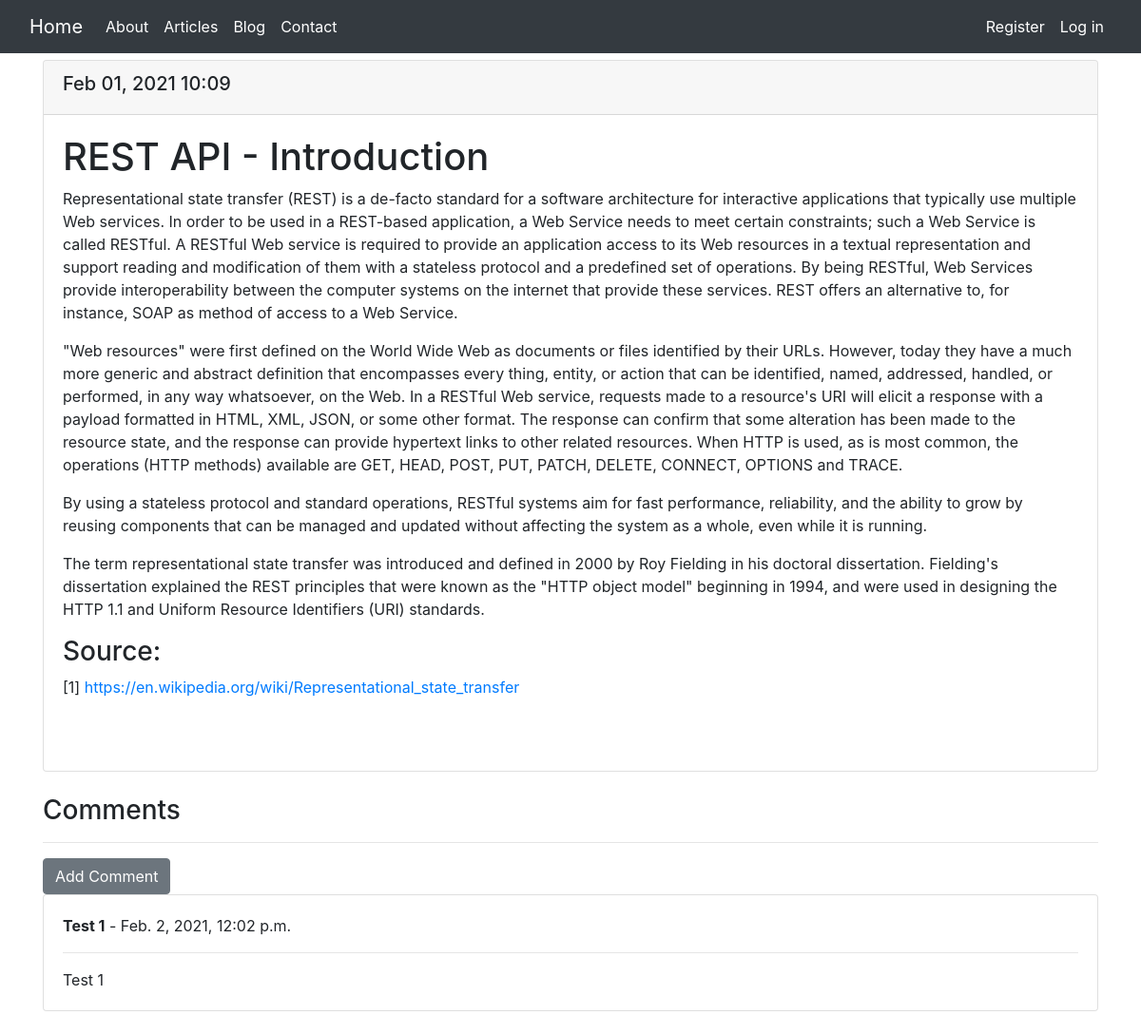
/articles/1/, run on the app's committed database.
### new_sites/models.py (models this page shows, shortened)
class ArticleEntry(models.Model):
    article = models.ForeignKey(Article, on_delete=models.CASCADE)
    text = RichTextField(blank=True, null=True)
    date_added = models.DateTimeField(auto_now_add=True)
    class Meta:
        verbose_name_plural = 'articlesentries'

class Comment(models.Model):
    article = models.ForeignKey(Article, related_name="comments", on_delete=models.CASCADE)
    user = models.CharField(max_length=255)
    comment_text = models.TextField()
    date_added = models.DateTimeField(auto_now_add=True)

### new_sites/views.py (the view)
# urls.py: path('articles/<int:article_id>/', views.article, name='article'),
def article(request, article_id):
    article = Article.objects.get(id=article_id)
    articlesentries = article.articleentry_set.order_by('-date_added')
    context = {'article': article, 'articlesentries': articlesentries}
    return render(request, 'new_sites/article.html', context)

### new_sites/models.py (called while the page is built)
    def __str__(self):
        return self.text

### new_sites/templates/new_sites/article.html
{% extends 'new_sites/base.html' %}
{% load bootstrap4 %}
{% block page_header %}
  <h2>{{ article }}</h2>
{% endblock page_header %}
{% block content %}
  {% for articlesentry in articlesentries %}
    <div class="card">
      <div class="card-header">
        <h5>
          {{ articlesentry.date_added|date:'M d, Y H:i' }}
        </h5>
      </div>
    <div class="card-body">
      {{ articlesentry.text|safe}}
    </div>
  </div>
<br>
<h3>Comments</h3>
<hr>
{% if not article.comments.all %}
  No Comments Yet...
<br>
  <br>
      <a href="{% url 'new_sites:add_comment' article.id %}" class="btn btn-secondary" role="button">
        Add Comment
      </a>
{% else %}
      <a href="{% url 'new_sites:add_comment' article.id %}" class="btn btn-secondary" role="button">
        Add Comment
      </a>
        <br>
  {% for comment in article.comments.all %}
    <div class="card" >
      <div class="card-body">
        <strong>{{ comment.user }}</strong> -
          {{ comment.date_added }}
          <hr>
          {{ comment.comment_text }}
      </div>
    </div>
  {% endfor %}
{% endif %}
  {% empty %}
    There are no article entries yet.
  {% endfor %}
<br>
{% endblock content %}

### new_sites/static/new_sites/styles/styles.css (style rules this page uses)
body { background: white; }

### data on the page
ArticleEntry: date_added "Feb 01, 2021 10:09", text "REST API - Introduction Representational state transfer (REST) is a de-facto standard for a software architecture for interactive applications that typically use multiple Web services. In order to be used in a REST-based application, a Web Service needs to meet certain constraints; such a Web Service is called RESTful. A RESTful Web service is required to provide an application access to its Web resources in a textual representation and support reading and modification of them with a stateless protocol and a predefined set of operations. By being RESTful, Web Services provide interoperability between the computer systems on the internet that provide these services. REST offers an…"
Comment: user "Test 1", date_added "Feb. 2, 2021, 12:02 p.m.", comment_text "Test 1"
